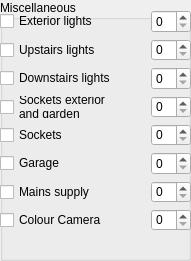
   <widget class="QGroupBox" name="groupBox_12">
    <property name="geometry">
     <rect>
      <x>680</x>
      <y>330</y>
      <width>191</width>
      <height>261</height>
     </rect>
    </property>
    <property name="title">
     <string>Miscellaneous</string>
    </property>
    <widget class="QWidget" name="widget_9" native="true">
     <property name="geometry">
      <rect>
       <x>0</x>
       <y>10</y>
       <width>191</width>
       <height>221</height>
      </rect>
     </property>
     <layout class="QVBoxLayout" name="verticalLayout_34">
      <item>
       <widget class="QWidgetMod" name="qWidgetMod_48">
        <property name="GroupId">
         <number>0</number>
        </property>
        <layout class="QHBoxLayout" name="horizontalLayout_41">
         <property name="spacing">
          <number>0</number>
         </property>
         <property name="margin">
          <number>0</number>
         </property>
         <item>
          <widget class="CheckBoxUI" name="checkBoxUI_48">
           <property name="text">
            <string>Exterior lights</string>
           </property>
           <property name="SensorId">
            <number>41</number>
           </property>
           <property name="SensorType">
            <number>4</number>
           </property>
           <property name="SensorHighMessage">
            <string>on</string>
           </property>
           <property name="SensorLowMessage">
            <string>off</string>
           </property>
           <property name="testValue" stdset="0">
            <number>123</number>
           </property>
          </widget>
         </item>
         <item>
          <widget class="SpinBoxMod" name="spinBoxMod_21">
           <property name="GroupId">
            <number>0</number>
           </property>
           <property name="ValueIncreasedMessage">
            <string>increasing</string>
           </property>
           <property name="ValueDecreasedMessage">
            <string>decreasing</string>
           </property>
           <property name="maximumSize">
            <size>
             <width>40</width>
             <height>16777215</height>
            </size>
           </property>
          </widget>
         </item>
        </layout>
       </widget>
      </item>
      <item>
       <widget class="QWidgetMod" name="qWidgetMod_49">
        <property name="GroupId">
         <number>0</number>
        </property>
        <layout class="QHBoxLayout" name="horizontalLayout_42">
         <property name="spacing">
          <number>0</number>
         </property>
         <property name="margin">
          <number>0</number>
         </property>
         <item>
          <widget class="CheckBoxUI" name="checkBoxUI_49">
           <property name="text">
            <string>Upstairs lights</string>
           </property>
           <property name="SensorId">
            <number>42</number>
           </property>
           <property name="SensorType">
            <number>4</number>
           </property>
           <property name="SensorHighMessage">
            <string>on</string>
           </property>
           <property name="SensorLowMessage">
            <string>off</string>
           </property>
           <property name="testValue" stdset="0">
            <number>123</number>
           </property>
          </widget>
         </item>
         <item>
          <widget class="SpinBoxMod" name="spinBoxMod_24">
           <property name="GroupId">
            <number>0</number>
           </property>
           <property name="ValueIncreasedMessage">
            <string>increasing</string>
           </property>
           <property name="ValueDecreasedMessage">
            <string>decreasing</string>
           </property>
           <property name="maximumSize">
            <size>
             <width>40</width>
             <height>16777215</height>
            </size>
           </property>
          </widget>
         </item>
        </layout>
       </widget>
      </item>
      <item>
       <widget class="QWidgetMod" name="qWidgetMod_50">
        <property name="GroupId">
         <number>0</number>
        </property>
        <layout class="QHBoxLayout" name="horizontalLayout_43">
         <property name="spacing">
          <number>0</number>
         </property>
         <property name="margin">
          <number>0</number>
         </property>
         <item>
          <widget class="CheckBoxUI" name="checkBoxUI_50">
           <property name="text">
            <string>Downstairs lights</string>
           </property>
           <property name="SensorId">
            <number>43</number>
           </property>
           <property name="SensorType">
            <number>4</number>
           </property>
           <property name="SensorHighMessage">
            <string>on</string>
           </property>
           <property name="SensorLowMessage">
            <string>off</string>
           </property>
           <property name="testValue" stdset="0">
            <number>123</number>
           </property>
          </widget>
         </item>
         <item>
          <widget class="SpinBoxMod" name="spinBoxMod_25">
           <property name="GroupId">
            <number>0</number>
           </property>
           <property name="ValueIncreasedMessage">
            <string>increasing</string>
           </property>
           <property name="ValueDecreasedMessage">
            <string>decreasing</string>
           </property>
           <property name="maximumSize">
            <size>
             <width>40</width>
             <height>16777215</height>
            </size>
           </property>
          </widget>
         </item>
        </layout>
       </widget>
      </item>
      <item>
       <widget class="QWidgetMod" name="qWidgetMod_40">
        <property name="GroupId">
         <number>0</number>
        </property>
        <layout class="QHBoxLayout" name="horizontalLayout_33">
         <property name="spacing">
          <number>0</number>
         </property>
         <property name="margin">
          <number>0</number>
         </property>
         <item>
          <widget class="CheckBoxUI" name="checkBoxUI_40">
           <property name="text">
            <string>Sockets exterior
and garden</string>
           </property>
           <property name="SensorId">
            <number>47</number>
           </property>
           <property name="SensorType">
            <number>4</number>
           </property>
           <property name="SensorHighMessage">
            <string>on</string>
           </property>
           <property name="SensorLowMessage">
            <string>off</string>
           </property>
           <property name="testValue" stdset="0">
            <number>123</number>
           </property>
          </widget>
         </item>
         <item>
          <widget class="SpinBoxMod" name="spinBoxMod_16">
           <property name="GroupId">
            <number>0</number>
           </property>
           <property name="ValueIncreasedMessage">
            <string>increasing</string>
           </property>
           <property name="ValueDecreasedMessage">
            <string>decreasing</string>
           </property>
           <property name="maximumSize">
            <size>
             <width>40</width>
             <height>16777215</height>
            </size>
           </property>
          </widget>
         </item>
        </layout>
       </widget>
      </item>
      <item>
       <widget class="QWidgetMod" name="qWidgetMod_56">
        <property name="GroupId">
         <number>0</number>
        </property>
        <layout class="QHBoxLayout" name="horizontalLayout_50">
         <property name="spacing">
          <number>0</number>
         </property>
         <property name="margin">
          <number>0</number>
         </property>
         <item>
          <widget class="CheckBoxUI" name="checkBoxUI_57">
           <property name="text">
            <string>Sockets</string>
           </property>
           <property name="SensorId">
            <number>46</number>
           </property>
           <property name="SensorType">
            <number>4</number>
           </property>
           <property name="SensorHighMessage">
            <string>on</string>
           </property>
           <property name="SensorLowMessage">
            <string>off</string>
           </property>
           <property name="testValue" stdset="0">
            <number>123</number>
           </property>
          </widget>
         </item>
         <item>
          <widget class="SpinBoxMod" name="spinBoxMod_17">
           <property name="GroupId">
            <number>0</number>
           </property>
           <property name="ValueIncreasedMessage">
            <string>increasing</string>
           </property>
           <property name="ValueDecreasedMessage">
            <string>decreasing</string>
           </property>
           <property name="maximumSize">
            <size>
             <width>40</width>
             <height>16777215</height>
            </size>
           </property>
          </widget>
         </item>
        </layout>
       </widget>
      </item>
      <item>
       <widget class="QWidgetMod" name="qWidgetMod_57">
        <property name="GroupId">
         <number>0</number>
        </property>
        <layout class="QHBoxLayout" name="horizontalLayout_51">
         <property name="spacing">
          <number>0</number>
         </property>
         <property name="margin">
          <number>0</number>
         </property>
         <item>
          <widget class="CheckBoxUI" name="checkBoxUI_58">
           <property name="text">
            <string>Garage</string>
           </property>
           <property name="SensorId">
            <number>45</number>
           </property>
           <property name="SensorType">
            <number>4</number>
           </property>
           <property name="SensorHighMessage">
            <string>on</string>
           </property>
           <property name="SensorLowMessage">
            <string>off</string>
           </property>
           <property name="testValue" stdset="0">
            <number>123</number>
           </property>
          </widget>
         </item>
         <item>
          <widget class="SpinBoxMod" name="spinBoxMod_18">
           <property name="GroupId">
            <number>0</number>
           </property>
           <property name="ValueIncreasedMessage">
            <string>increasing</string>
           </property>
           <property name="ValueDecreasedMessage">
            <string>decreasing</string>
           </property>
           <property name="maximumSize">
            <size>
             <width>40</width>
             <height>16777215</height>
            </size>
           </property>
          </widget>
         </item>
        </layout>
       </widget>
      </item>
      <item>
       <widget class="QWidgetMod" name="qWidgetMod_58">
        <property name="GroupId">
         <number>0</number>
        </property>
        <layout class="QHBoxLayout" name="horizontalLayout_52">
         <property name="spacing">
          <number>0</number>
         </property>
         <property name="margin">
          <number>0</number>
         </property>
         <item>
          <widget class="CheckBoxUI" name="checkBoxUI_59">
           <property name="text">
            <string>Mains supply</string>
           </property>
           <property name="SensorId">
            <number>48</number>
           </property>
           <property name="SensorType">
            <number>4</number>
           </property>
           <property name="SensorHighMessage">
            <string>on</string>
           </property>
           <property name="SensorLowMessage">
            <string>off</string>
           </property>
           <property name="testValue" stdset="0">
            <number>123</number>
           </property>
          </widget>
         </item>
         <item>
          <widget class="SpinBoxMod" name="spinBoxMod_19">
           <property name="GroupId">
            <number>0</number>
           </property>
           <property name="ValueIncreasedMessage">
            <string>increasing</string>
           </property>
           <property name="ValueDecreasedMessage">
            <string>decreasing</string>
           </property>
           <property name="maximumSize">
            <size>
             <width>40</width>
             <height>16777215</height>
            </size>
           </property>
          </widget>
         </item>
        </layout>
       </widget>
      </item>
      <item>
       <widget class="QWidgetMod" name="qWidgetMod_59">
        <property name="GroupId">
         <number>0</number>
        </property>
        <layout class="QHBoxLayout" name="horizontalLayout_53">
         <property name="spacing">
          <number>0</number>
         </property>
         <property name="margin">
          <number>0</number>
         </property>
         <item>
          <widget class="CheckBoxUI" name="checkBoxUI_60">
           <property name="text">
            <string>Colour Camera</string>
           </property>
           <property name="SensorId">
            <number>100</number>
           </property>
           <property name="SensorType">
            <number>5</number>
           </property>
           <property name="SensorHighMessage">
            <string>N/A (High)</string>
           </property>
           <property name="SensorLowMessage">
            <string>N/A (Low)</string>
           </property>
           <property name="testValue" stdset="0">
            <number>123</number>
           </property>
          </widget>
         </item>
         <item>
          <widget class="SpinBoxMod" name="spinBoxMod_26">
           <property name="GroupId">
            <number>0</number>
           </property>
           <property name="ValueIncreasedMessage">
            <string>increasing</string>
           </property>
           <property name="ValueDecreasedMessage">
            <string>decreasing</string>
           </property>
           <property name="maximumSize">
            <size>
             <width>40</width>
             <height>16777215</height>
            </size>
           </property>
          </widget>
         </item>
        </layout>
       </widget>
      </item>
     </layout>
    </widget>
   </widget>
